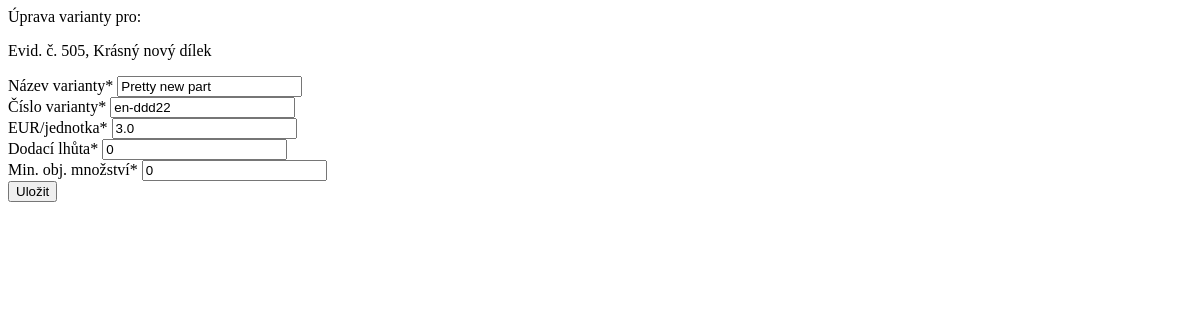
The page /sklad/458/update_varianty/ (signed in) on the database as committed earlier.
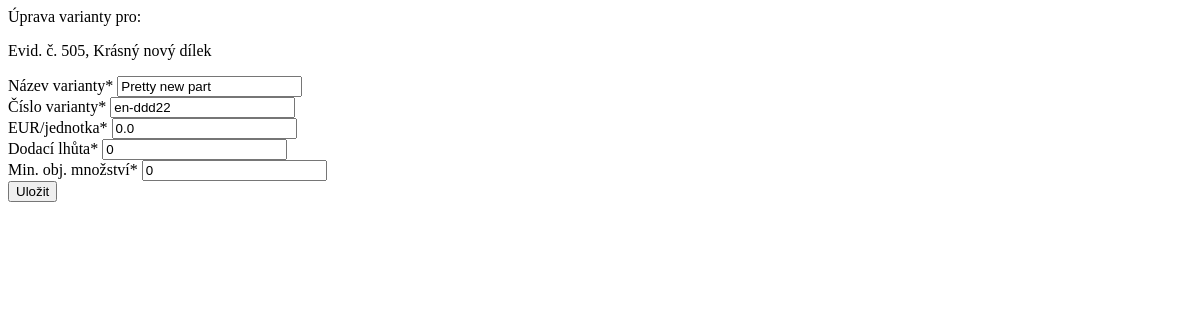
The same page on the database as committed later.
### hpm_sklad/models.py (models this page shows, shortened)
class Varianty(models.Model):
    id_sklad = models.ForeignKey(Sklad, on_delete=models.CASCADE, related_name='varianty', verbose_name="ID sklad")
    id_dodavatele = models.ForeignKey(Dodavatele, on_delete=models.CASCADE, related_name='varianty', verbose_name="ID dodavatele")
    nazev_varianty = models.CharField(max_length=255, verbose_name="Název varianty")
    cislo_varianty = models.CharField(max_length=255, null=True, verbose_name="Číslo varianty")
    jednotkova_cena_eur = models.FloatField(default=0.0, validators=[MinValueValidator(0.0)], verbose_name="EUR/jednotka")
    dodaci_lhuta = models.PositiveIntegerField(verbose_name="Dodací lhůta")
    min_obj_mnozstvi = models.PositiveIntegerField(verbose_name="Min. obj. množství")
    class Meta:
        verbose_name_plural = 'Varianty'
        verbose_name = 'Varianta'

### hpm_sklad/views.py (the view)
# urls.py: path('sklad/<int:pk>/update_varianty/', views.VariantyUpdateView.as_view(), name='update_varianty'),
class VariantyUpdateView(LoginRequiredMixin, PermissionRequiredMixin, UpdateView):
    model = Varianty
    form_class = VariantyUpdateForm
    template_name = 'hpm_sklad/update_varianty.html'
    success_url = reverse_lazy('sklad')
    permission_required = 'hpm_sklad.update_varianty'
    def get_context_data(self, **kwargs):
        context = super().get_context_data(**kwargs)
        varianta = self.get_object()
        context['skladova_polozka'] = varianta.id_sklad
        return context

### hpm_sklad/forms.py
class VariantyUpdateForm(forms.ModelForm):
    class Meta:
        model = Varianty
        fields = ["nazev_varianty", "cislo_varianty", "jednotkova_cena_eur", "dodaci_lhuta", "min_obj_mnozstvi", ]
    def __init__(self, *args, **kwargs):
        super(VariantyUpdateForm, self).__init__(*args, **kwargs)
        self.helper = FormHelper(self)
        self.helper.form_class = 'form-grid'
        self.helper.form_method = 'post'
        self.helper.layout = Layout(
            Div(
                Div(*[Field(field) for field in self.Meta.fields], css_class='form-column small'),
                Div(Submit('submit', 'Uložit', css_class="btn btn-sm btn-dark"),
                    css_class='d-flex justify-content-center mt-3'
                    )
                )
            )

### hpm_sklad/models.py (called while the page is built)
    def __str__(self):
        return "Evid. č. " + str(self.evidencni_cislo) + ", " + self.nazev_dilu

### hpm_sklad/templates/hpm_sklad/update_varianty.html (shortened to what this page needs)
{% load static %}
{% load crispy_forms_tags %}
<div class="navbar navbar-dark bg-dark">
    <p class="h5 text-white">Úprava varianty pro:</p>
    <p class="h6 text-white">{{ skladova_polozka|truncatechars:50 }}</p>
</div>
<form class="mt-2" method="post" action="{% url 'update_varianty' object.pk %}">
    {% crispy form %}
</form>

Rows that differ between the two databases and show on the page:
changed Varianty "Pretty new part": jednotkova_cena_eur "3.0" → "0.0"
